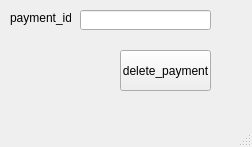
<?xml version="1.0" encoding="UTF-8"?>
<ui version="4.0">
 <class>delete_payment_window</class>
 <widget class="QMainWindow" name="delete_payment_window">
  <property name="geometry">
   <rect>
    <x>0</x>
    <y>0</y>
    <width>252</width>
    <height>147</height>
   </rect>
  </property>
  <property name="windowTitle">
   <string>MainWindow</string>
  </property>
  <widget class="QWidget" name="centralwidget">
   <widget class="QPushButton" name="delete_payment_button">
    <property name="geometry">
     <rect>
      <x>120</x>
      <y>50</y>
      <width>91</width>
      <height>41</height>
     </rect>
    </property>
    <property name="text">
     <string>delete_payment</string>
    </property>
   </widget>
   <widget class="QLabel" name="label_7">
    <property name="geometry">
     <rect>
      <x>10</x>
      <y>10</y>
      <width>61</width>
      <height>16</height>
     </rect>
    </property>
    <property name="text">
     <string>payment_id</string>
    </property>
   </widget>
   <widget class="QLineEdit" name="lineEdit_payment_id">
    <property name="geometry">
     <rect>
      <x>80</x>
      <y>10</y>
      <width>131</width>
      <height>20</height>
     </rect>
    </property>
   </widget>
  </widget>
  <widget class="QMenuBar" name="menubar">
   <property name="geometry">
    <rect>
     <x>0</x>
     <y>0</y>
     <width>252</width>
     <height>21</height>
    </rect>
   </property>
  </widget>
  <widget class="QStatusBar" name="statusbar"/>
 </widget>
 <resources/>
 <connections/>
</ui>
